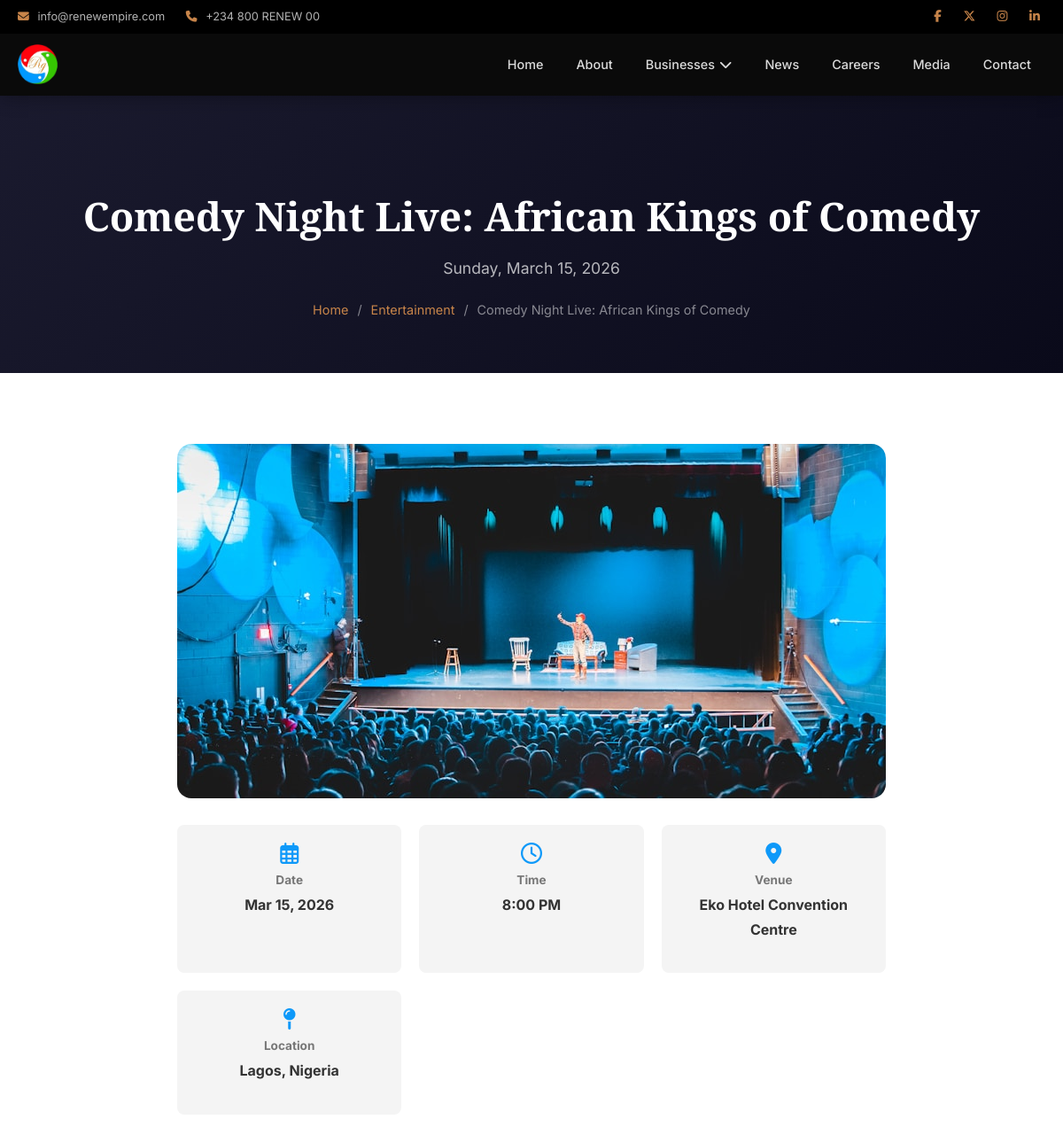
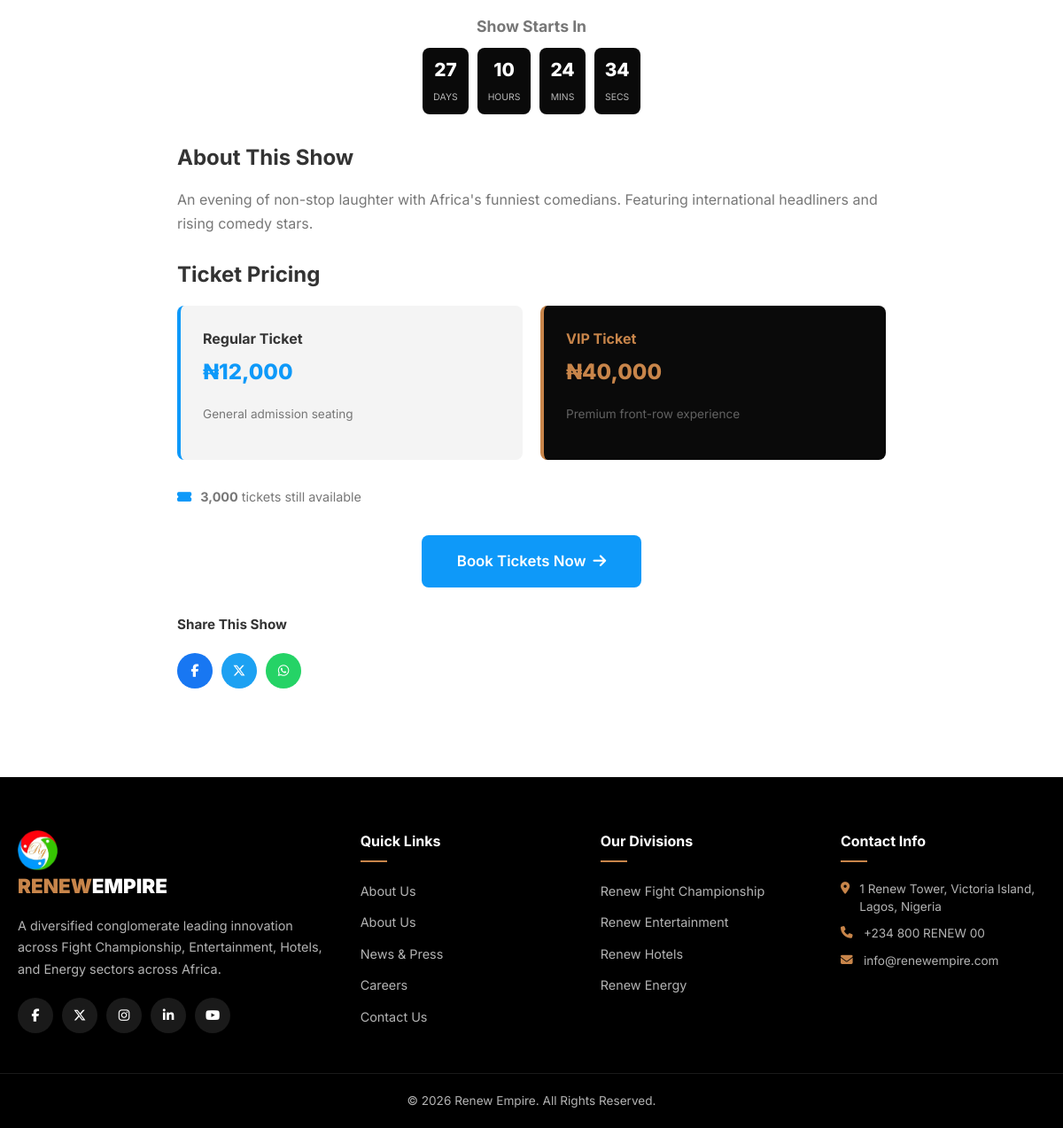
The app's page /show-details.php?slug=comedy-night-live with its own data (2 pictures, top to bottom).
### tables this page shows
CREATE TABLE IF NOT EXISTS site_settings (
    id INT AUTO_INCREMENT PRIMARY KEY,
    setting_key VARCHAR(100) NOT NULL UNIQUE,
    setting_value TEXT,
    category VARCHAR(50) DEFAULT 'general'
);

CREATE TABLE IF NOT EXISTS entertainment_shows (
    id INT AUTO_INCREMENT PRIMARY KEY,
    show_name VARCHAR(200) NOT NULL,
    slug VARCHAR(200) NOT NULL UNIQUE,
    show_date DATETIME NOT NULL,
    venue VARCHAR(200),
    location VARCHAR(200),
    description TEXT,
    featured_image VARCHAR(255),
    ticket_price DECIMAL(10,2) DEFAULT 0,
    vip_price DECIMAL(10,2) DEFAULT 0,
    available_tickets INT DEFAULT 0,
    status ENUM('upcoming','completed','cancelled') DEFAULT 'upcoming',
    created_at DATETIME DEFAULT CURRENT_TIMESTAMP
);

### config.php (called while the page is built, shortened)
<?php
try {
    $pdo = new PDO(
        "mysql:host=" . DB_HOST . ";dbname=" . DB_NAME . ";charset=utf8mb4",
        DB_USER,
        DB_PASS,
        [
            PDO::ATTR_ERRMODE => PDO::ERRMODE_EXCEPTION,
            PDO::ATTR_DEFAULT_FETCH_MODE => PDO::FETCH_ASSOC,
            PDO::ATTR_EMULATE_PREPARES => false,
        ]
    );
} catch (PDOException $e) {
    die("Database connection failed. Please check your configuration.");
}
function sanitize($input) {
    return htmlspecialchars(trim($input), ENT_QUOTES, 'UTF-8');
}
function formatPrice($amount) {
    return '₦' . number_format($amount, 0);
}
function getSetting($key) {
    global $pdo;
    $stmt = $pdo->prepare("SELECT setting_value FROM site_settings WHERE setting_key = ?");
    $stmt->execute([$key]);
    $row = $stmt->fetch();
    return $row ? $row['setting_value'] : '';
}

### show-details.php (the view, shortened to what this page needs)
<?php
require_once 'config.php';
$slug = isset($_GET['slug']) ? sanitize($_GET['slug']) : '';
$stmt = $pdo->prepare("SELECT * FROM entertainment_shows WHERE slug = ?");
$stmt->execute([$slug]);
$show = $stmt->fetch();
require_once 'includes/header.php';
?>
    <section class="page-banner" style="background: linear-gradient(135deg, #1a1a2e, #0a0a1a);">
        <div class="container">
            <h1><?= sanitize($show['show_name']) ?></h1>
            <p><?= date('l, F j, Y', strtotime($show['show_date'])) ?></p>
            <div class="breadcrumb">
                <a href="<?= SITE_URL ?>">Home</a>
                <span>/</span>
                <a href="<?= SITE_URL ?>/entertainment.php">Entertainment</a>
                <span>/</span>
                <span><?= sanitize($show['show_name']) ?></span>
            </div>
        </div>
    </section>
    <section class="section">
        <div class="container">
            <div class="detail-content">
                <?php if ($show['featured_image']): ?>
                <div style="border-radius: var(--radius-lg); overflow: hidden; margin-bottom: 30px; max-height: 400px;">
                    <img src="<?= SITE_URL ?>/<?= $show['featured_image'] ?>" alt="<?= sanitize($show['show_name']) ?>" style="width: 100%; object-fit: cover;">
                </div>
                <?php endif; ?>
                <div style="display: grid; grid-template-columns: repeat(auto-fit, minmax(200px, 1fr)); gap: 20px; margin-bottom: 30px;">
                    <div style="background: var(--light); padding: 20px; border-radius: var(--radius); text-align: center;">
                        <i class="far fa-calendar-alt" style="font-size: 1.5rem; color: var(--entertainment); margin-bottom: 8px;"></i>
                        <h4 style="font-size: 0.85rem; color: var(--text-light); margin-bottom: 4px;">Date</h4>
                        <p style="font-weight: 700; color: var(--text);"><?= date('M d, Y', strtotime($show['show_date'])) ?></p>
                    </div>
                    <div style="background: var(--light); padding: 20px; border-radius: var(--radius); text-align: center;">
                        <i class="far fa-clock" style="font-size: 1.5rem; color: var(--entertainment); margin-bottom: 8px;"></i>
                        <h4 style="font-size: 0.85rem; color: var(--text-light); margin-bottom: 4px;">Time</h4>
                        <p style="font-weight: 700; color: var(--text);"><?= date('g:i A', strtotime($show['show_date'])) ?></p>
                    </div>
                    <div style="background: var(--light); padding: 20px; border-radius: var(--radius); text-align: center;">
                        <i class="fas fa-map-marker-alt" style="font-size: 1.5rem; color: var(--entertainment); margin-bottom: 8px;"></i>
                        <h4 style="font-size: 0.85rem; color: var(--text-light); margin-bottom: 4px;">Venue</h4>
                        <p style="font-weight: 700; color: var(--text);"><?= sanitize($show['venue']) ?></p>
                    </div>
                    <div style="background: var(--light); padding: 20px; border-radius: var(--radius); text-align: center;">
                        <i class="fas fa-map-pin" style="font-size: 1.5rem; color: var(--entertainment); margin-bottom: 8px;"></i>
                        <h4 style="font-size: 0.85rem; color: var(--text-light); margin-bottom: 4px;">Location</h4>
                        <p style="font-weight: 700; color: var(--text);"><?= sanitize($show['location']) ?></p>
                    </div>
                </div>
                <?php if ($show['status'] === 'upcoming'): ?>
                <div style="text-align: center; margin-bottom: 30px;">
                    <h3 style="font-size: 1.1rem; margin-bottom: 10px; color: var(--text-light);">Show Starts In</h3>
                    <div class="countdown" data-countdown="<?= date('Y-m-d\TH:i:s', strtotime($show['show_date'])) ?>" style="justify-content: center;"></div>
                </div>
                <?php endif; ?>
                <h2>About This Show</h2>
                <p><?= nl2br(sanitize($show['description'])) ?></p>
                <h2>Ticket Pricing</h2>
                <div style="display: grid; grid-template-columns: 1fr 1fr; gap: 20px; margin-bottom: 30px;">
                    <div style="background: var(--light); padding: 25px; border-radius: var(--radius); border-left: 4px solid var(--entertainment);">
                        <h4 style="margin-bottom: 5px;">Regular Ticket</h4>
                        <p style="font-size: 1.5rem; font-weight: 800; color: var(--entertainment);"><?= formatPrice($show['ticket_price']) ?></p>
                        <p style="font-size: 0.85rem; color: var(--text-light); margin-top: 5px;">General admission seating</p>
                    </div>
                    <div style="background: var(--primary); padding: 25px; border-radius: var(--radius); color: var(--white); border-left: 4px solid var(--accent-gold);">
                        <h4 style="margin-bottom: 5px; color: var(--accent-gold);">VIP Ticket</h4>
                        <p style="font-size: 1.5rem; font-weight: 800; color: var(--accent-gold);"><?= formatPrice($show['vip_price']) ?></p>
                        <p style="font-size: 0.85rem; opacity: 0.8; margin-top: 5px;">Premium front-row experience</p>
                    </div>
                </div>
                <p style="font-size: 0.9rem; color: var(--text-light);"><i class="fas fa-ticket-alt" style="color: var(--entertainment); margin-right: 6px;"></i> <strong><?= number_format($show['available_tickets']) ?></strong> tickets still available</p>
                <?php if ($show['status'] === 'upcoming' && $show['available_tickets'] > 0): ?>
                <div class="text-center mt-30">
                    <a href="<?= SITE_URL ?>/show-booking.php?show_id=<?= $show['id'] ?>" class="btn btn-entertainment btn-lg">Book Tickets Now <i class="fas fa-arrow-right"></i></a>
                </div>
                <?php elseif ($show['available_tickets'] <= 0): ?>
                <div class="alert alert-error">
                    <i class="fas fa-exclamation-circle"></i> This show is sold out.
                </div>
                <?php endif; ?>
                <div style="margin-top: 30px;">
                    <h4 style="margin-bottom: 10px; font-size: 0.95rem;">Share This Show</h4>
                    <div class="social-share">
                        <a href="https://facebook.com/sharer/sharer.php?u=<?= urlencode(SITE_URL . '/show-details.php?slug=' . $show['slug']) ?>" target="_blank" class="facebook"><i class="fab fa-facebook-f"></i></a>
                        <a href="https://twitter.com/intent/tweet?url=<?= urlencode(SITE_URL . '/show-details.php?slug=' . $show['slug']) ?>&text=<?= urlencode($show['show_name']) ?>" target="_blank" class="twitter"><i class="fab fa-x-twitter"></i></a>
                        <a href="https://wa.me/?text=<?= urlencode($show['show_name'] . ' - ' . SITE_URL . '/show-details.php?slug=' . $show['slug']) ?>" target="_blank" class="whatsapp"><i class="fab fa-whatsapp"></i></a>
                    </div>
                </div>
            </div>
        </div>
    </section>
<?php require_once 'includes/footer.php'; ?>

### includes/header.php (shortened to what this page needs)
<?php
$currentPage = basename($_SERVER['PHP_SELF'], '.php');
?>
<!DOCTYPE html>
<html lang="en">
<head>
    <link rel="stylesheet" href="https://cdnjs.cloudflare.com/ajax/libs/font-awesome/6.5.1/css/all.min.css">
    <link rel="stylesheet" href="<?= SITE_URL ?>/assets/css/style.css">
</head>
<body>
    <div class="top-bar">
        <div class="container">
            <div class="top-bar-content">
                <div class="top-bar-left">
                    <span><i class="fas fa-envelope"></i> <?= getSetting('site_email') ?></span>
                    <span><i class="fas fa-phone"></i> <?= getSetting('site_phone') ?></span>
                </div>
                <div class="top-bar-right">
                    <a href="<?= getSetting('facebook') ?>" target="_blank"><i class="fab fa-facebook-f"></i></a>
                    <a href="<?= getSetting('twitter') ?>" target="_blank"><i class="fab fa-x-twitter"></i></a>
                    <a href="<?= getSetting('instagram') ?>" target="_blank"><i class="fab fa-instagram"></i></a>
                    <a href="<?= getSetting('linkedin') ?>" target="_blank"><i class="fab fa-linkedin-in"></i></a>
                </div>
            </div>
        </div>
    </div>
    <nav class="navbar" id="navbar">
        <div class="container">
            <a href="<?= SITE_URL ?>" class="logo">
                <img src="<?= SITE_URL ?>/assets/images/logo.png" alt="Renew Empire Logo" class="logo-img">
            </a>
            <ul class="nav-menu" id="navMenu">
                <li><a href="<?= SITE_URL ?>/index.php" class="<?= $currentPage === 'index' ? 'active' : '' ?>">Home</a></li>
                <li><a href="<?= SITE_URL ?>/about.php" class="<?= $currentPage === 'about' ? 'active' : '' ?>">About</a></li>
                <li class="dropdown">
                    <a href="#" class="<?= in_array($currentPage, ['fight-championship','entertainment','hotels','energy']) ? 'active' : '' ?>">
                        Businesses <i class="fas fa-chevron-down"></i>
                    </a>
                </li>
                <li><a href="<?= SITE_URL ?>/news.php" class="<?= $currentPage === 'news' ? 'active' : '' ?>">News</a></li>
                <li><a href="<?= SITE_URL ?>/careers.php" class="<?= $currentPage === 'careers' ? 'active' : '' ?>">Careers</a></li>
                <li><a href="<?= SITE_URL ?>/media.php" class="<?= $currentPage === 'media' ? 'active' : '' ?>">Media</a></li>
                <li><a href="<?= SITE_URL ?>/contact.php" class="<?= $currentPage === 'contact' ? 'active' : '' ?>">Contact</a></li>
            </ul>
        </div>
    </nav>

### includes/footer.php (shortened to what this page needs)
    <footer class="site-footer">
        <div class="footer-top">
            <div class="container">
                <div class="footer-grid">
                    <div class="footer-col footer-about">
                        <a href="<?= SITE_URL ?>" class="footer-logo">
                            <img src="<?= SITE_URL ?>/assets/images/logo.png" alt="Renew Empire Logo" class="logo-img">
                            <span class="logo-renew">RENEW</span><span class="logo-empire">EMPIRE</span>
                        </a>
                        <p>A diversified conglomerate leading innovation across Fight Championship, Entertainment, Hotels, and Energy sectors across Africa.</p>
                        <div class="footer-social">
                            <a href="<?= getSetting('facebook') ?>" target="_blank"><i class="fab fa-facebook-f"></i></a>
                            <a href="<?= getSetting('twitter') ?>" target="_blank"><i class="fab fa-x-twitter"></i></a>
                            <a href="<?= getSetting('instagram') ?>" target="_blank"><i class="fab fa-instagram"></i></a>
                            <a href="<?= getSetting('linkedin') ?>" target="_blank"><i class="fab fa-linkedin-in"></i></a>
                            <a href="<?= getSetting('youtube') ?>" target="_blank"><i class="fab fa-youtube"></i></a>
                        </div>
                    </div>
                    <div class="footer-col">
                        <h4>Quick Links</h4>
                        <ul>
                            <li><a href="<?= SITE_URL ?>/about.php">About Us</a></li>
                            <li><a href="<?= SITE_URL ?>/about.php">About Us</a></li>
                            <li><a href="<?= SITE_URL ?>/news.php">News & Press</a></li>
                            <li><a href="<?= SITE_URL ?>/careers.php">Careers</a></li>
                            <li><a href="<?= SITE_URL ?>/contact.php">Contact Us</a></li>
                        </ul>
                    </div>
                    <div class="footer-col">
                        <h4>Our Divisions</h4>
                        <ul>
                            <li><a href="<?= SITE_URL ?>/fight-championship.php">Renew Fight Championship</a></li>
                            <li><a href="<?= SITE_URL ?>/entertainment.php">Renew Entertainment</a></li>
                            <li><a href="<?= SITE_URL ?>/hotels.php">Renew Hotels</a></li>
                            <li><a href="<?= SITE_URL ?>/energy.php">Renew Energy</a></li>
                        </ul>
                    </div>
                    <div class="footer-col">
                        <h4>Contact Info</h4>
                        <ul class="footer-contact">
                            <li><i class="fas fa-map-marker-alt"></i> <?= getSetting('site_address') ?></li>
                            <li><i class="fas fa-phone"></i> <?= getSetting('site_phone') ?></li>
                            <li><i class="fas fa-envelope"></i> <?= getSetting('site_email') ?></li>
                        </ul>
                    </div>
                </div>
            </div>
        </div>
        <div class="footer-bottom">
            <div class="container">
                <p><?= getSetting('footer_text') ?></p>
            </div>
        </div>
    </footer>
</body>
</html>

### records on screen
site_settings: setting_value "info@renewempire.com"
site_settings: setting_value "+234 800 RENEW 00"
entertainment_shows: show_name "Comedy Night Live: African Kings of Comedy", show_date "Sunday, March 15, 2026", featured_image (picture), show_date "Mar 15, 2026", show_date "8:00 PM", venue "Eko Hotel Convention Centre", location "Lagos, Nigeria", description "An evening of non-stop laughter with Africa's funniest comedians. Featuring international headliners and rising comedy stars.", ticket_price "₦12,000", vip_price "₦40,000", available_tickets "3,000"
site_settings: setting_value "1 Renew Tower, Victoria Island, Lagos, Nigeria"
site_settings: setting_value "© 2026 Renew Empire. All Rights Reserved."
